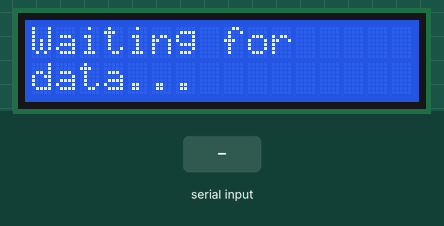
This sketch was run on a simulated Arduino Uno, built with avr-gcc and run on an emulated ATmega328P. Parts: 16×2 character LCD. The inputs (shaded band) are chosen by the test bench.

Above: at 1.2 s.
1.3 s: "1\n" received over Serial
At 2.5 s:
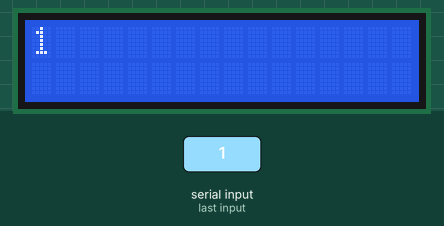
2.8 s: "0\n" received over Serial
At 3.8 s:
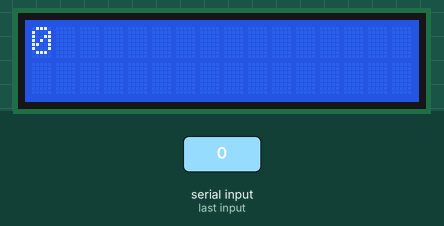
4.3 s: "2\n" received over Serial
At 5.0 s:
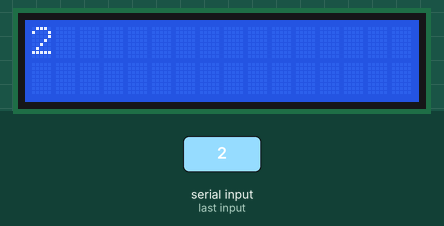
Timing chart, 0 to 7.3 s (numbered marks = the images above; inputs shaded):
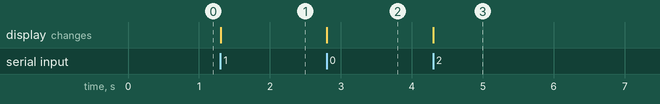

Measured:
- after the input at 1.3 s, the display: changes at once (image 1)
- after the input at 2.8 s, the display: changes at once (image 2)
- after the input at 4.3 s, the display: changes at once (image 3)

The sketch:

LCD.ino
```cpp
#include <LiquidCrystal.h>

// Initialize the library with the pins connected to the LCD
LiquidCrystal lcd(7, 8, 9, 10, 11, 12);

void setup() {
  lcd.begin(16, 2); // Set up the LCD's number of columns and rows
  Serial.begin(9600); // Initialize serial communication
  lcd.print("Waiting for");
  lcd.setCursor(0, 1);
  lcd.print("data...");
}

void loop() {
  // Check if data is available on the serial port
  if (Serial.available() > 0) {
    lcd.clear(); // Clear the display for new data
    String data = Serial.readStringUntil('\n'); // Read a line of input
    lcd.setCursor(0, 0); // Start on the first row
    lcd.print(data.substring(0, 16)); // Print first 16 characters
    if (data.length() > 16) {
      lcd.setCursor(0, 1); // Move to the second row
      lcd.print(data.substring(16, 32)); // Print next 16 characters
    }
  }
}
```
